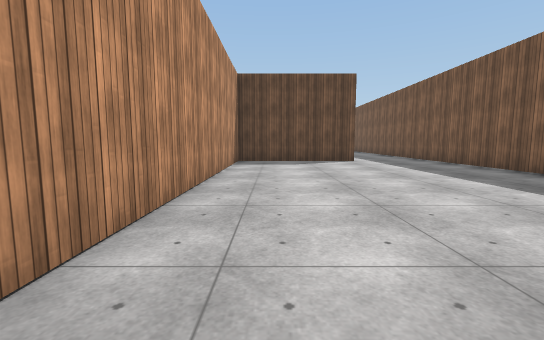
View 1 (above)

24 first-person views from a walk through a Unity game level. The camera is 1.2 m above the floor, tilts 6° down and sees 90° across. The floor is counted in squares, 2 m on a side. Each view is taken from the middle of a square. On the plan, view 1 faces up. The plan holds only what a view shows up to about 9 squares ahead; the rest is blank. The place goes on beyond the plan. Surface patterns are stand-ins for the level's own textures.

View 2
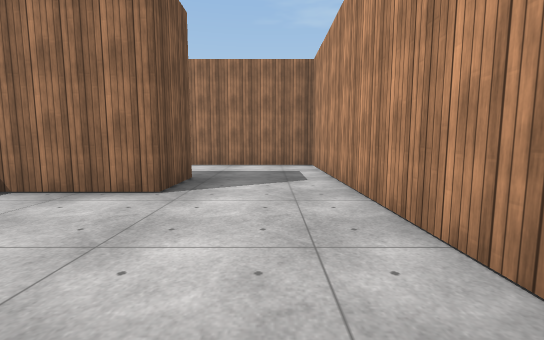

View 3
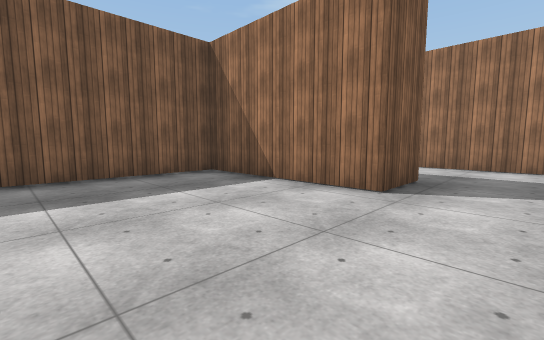

View 4
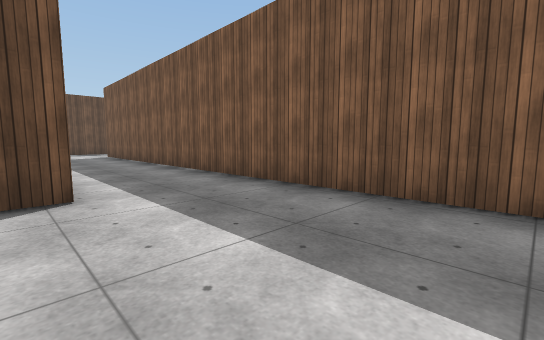

View 5
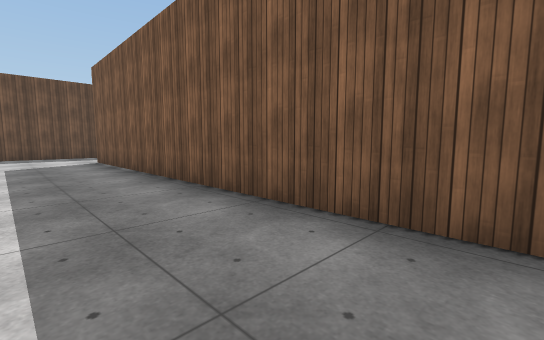

View 6
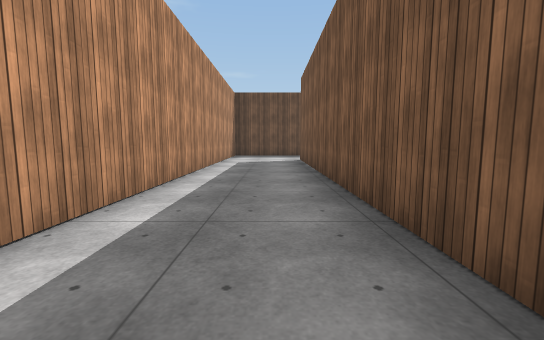

View 7
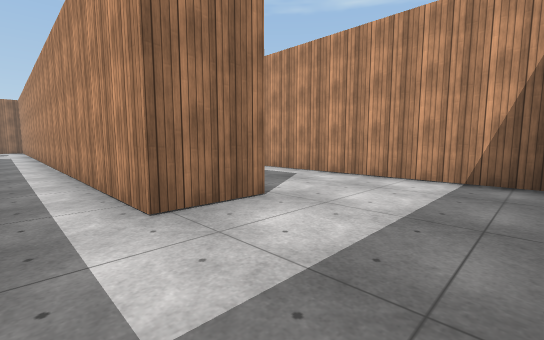

View 8
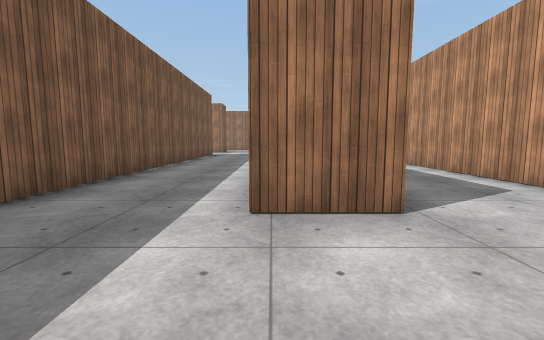

View 9
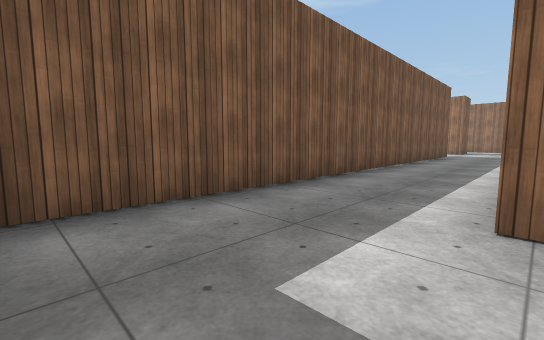

View 10
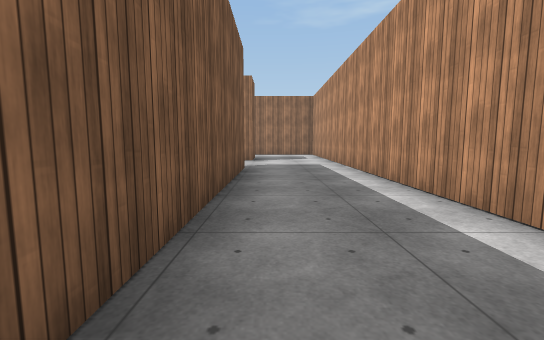

View 11
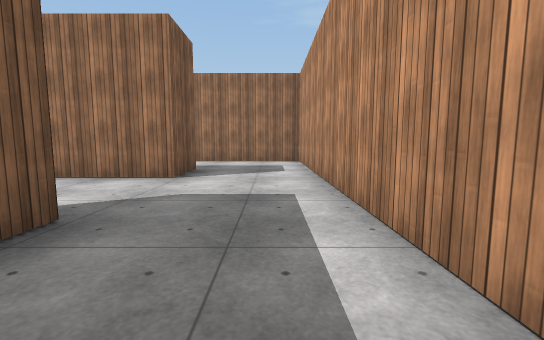

View 12
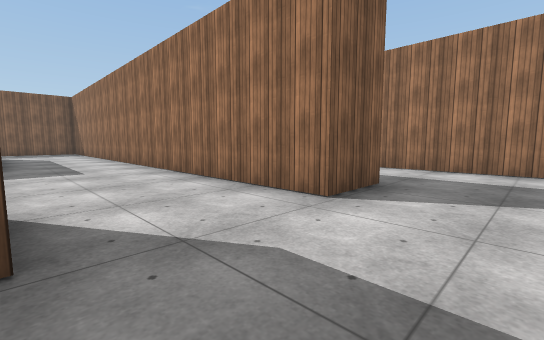

View 13
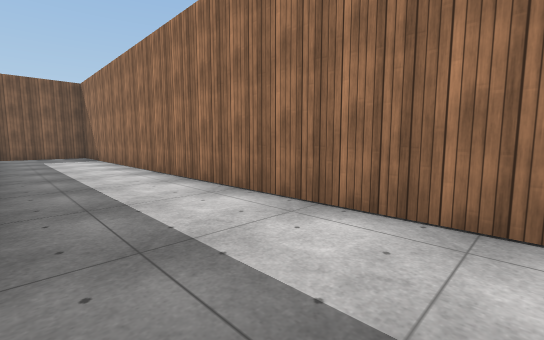

View 14
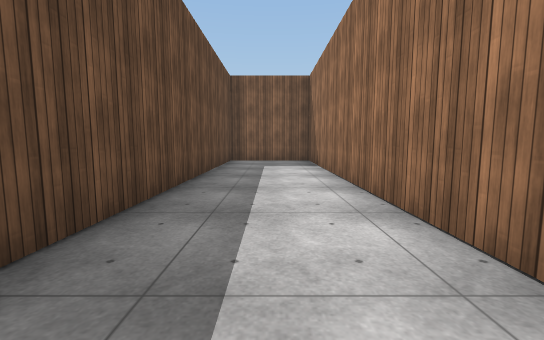

View 15
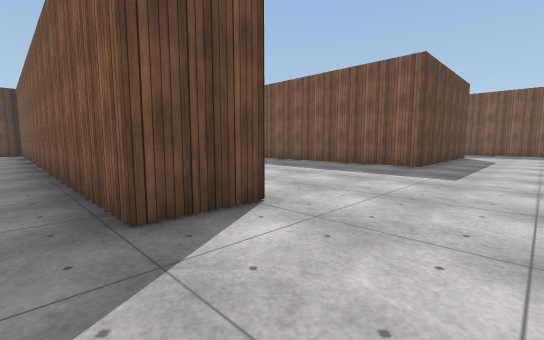

View 16
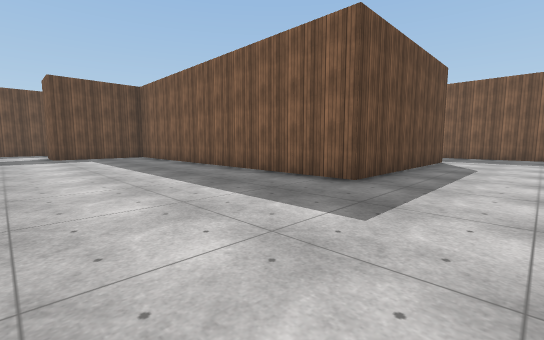

View 17
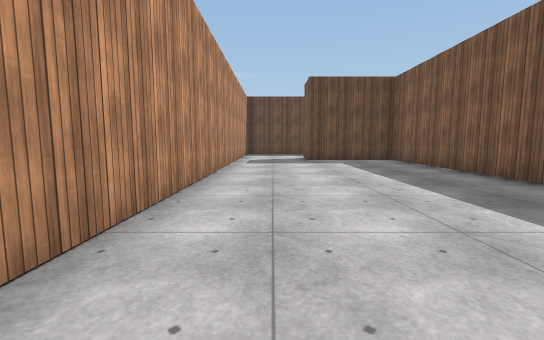

View 18
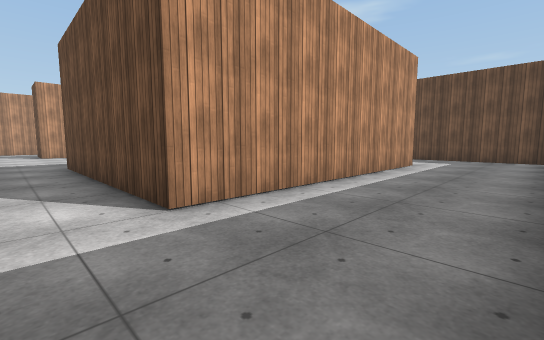

View 19
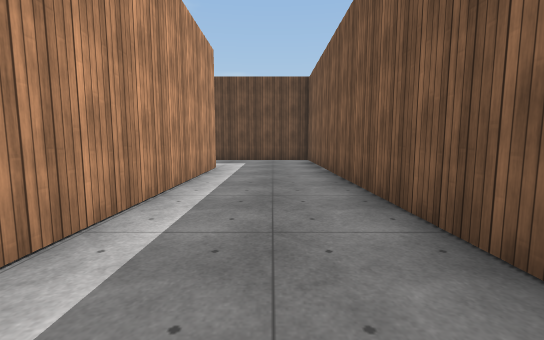

View 20
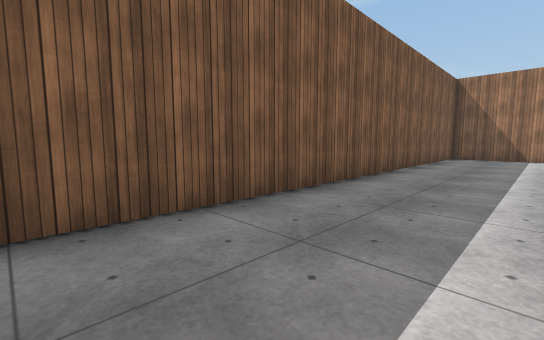

View 21
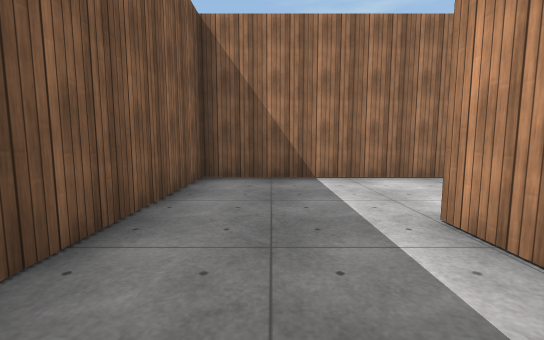

View 22
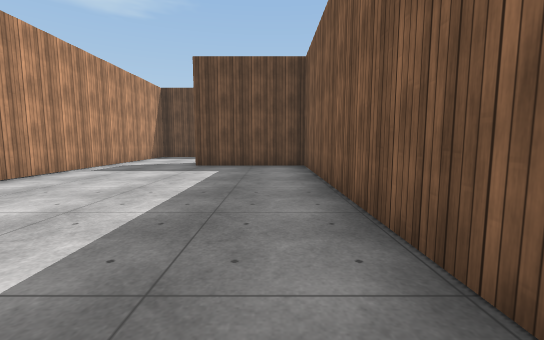

View 23
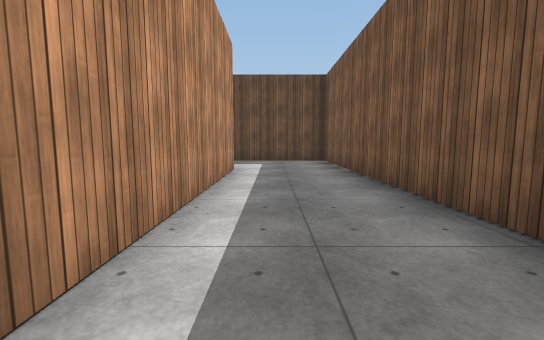

View 24
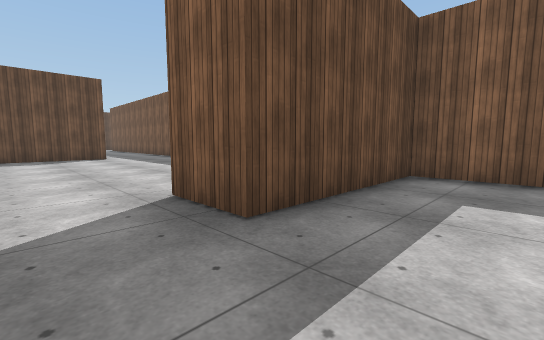

### Floor plan
Points are (right, up) in squares from view 1. A wall is a line through its corners. A room is listed if a view was taken in it or the views show most of it. See-through windows are left out.
Room 1 (views 1, 24)
walls: (2.5, -0.4) (1.3, -0.4) (1.3, 0.9); (-1, 0.4) (-1, -2.8) (2.1, -2.8)
ways out: opening at (0.5, 0) to room 2; opening at (2, -1.5) to room 5
Room 2 (views 2, 3, 4, 5, 6, 7, 8, 9, 10, 11, 12, 15, 23)
walls: (2.5, 8.2) (-1, 8.2) (-1, 0.4); (10, 7) (8.6, 7) (8.6, 19.3) (3, 19.3); (8.6, 3.2) (8.6, 4.5) (10.6, 4.5); (1.3, 0.9) (4.9, 0.9) (4.9, 16.8) (6.2, 16.8) (6.2, 3.4); (2.5, 19.1) (2.5, 9.5)
ways out: opening at (0.5, 0) to room 1; opening at (7.5, 4) to room 3; opening at (9.5, 5.5) to room 4
Room 3 (views 13, 14)
walls: (6.2, 3.4) (6.2, 0.9) (18.4, 0.9) (18.4, 3.3) (11.1, 3.3)
ways out: opening at (7.5, 4) to room 2
Room 4 (views 16, 17, 18, 19, 20, 21, 22)
walls: (10.6, 4.5) (22.1, 4.5) (22.1, 15.6) (18.9, 15.6); (19.7, 13.2) (19.7, 7) (14.8, 7) (14.8, 15.6) (12.2, 15.6) (12.2, 16.6); (9.9, 16.6) (9.9, 8)
ways out: opening at (9.5, 5.5) to room 2; opening at (11.5, 16); opening at (19, 14.5)
Room 5 (no view inside)
walls: (4.9, -2.1) (4.9, -0.4) (2.5, -0.4)
ways out: opening at (2, -1.5) to room 1

Where each view was taken, in squares from view 1:
view 1: 0 up, 0 right, facing up
view 2: 4 up, 0 right, facing down
view 3: 4 up, 0 right, facing down-right
view 4: 5 up, 2 right, facing up-right
view 5: 8 up, 3 right, facing up-right
view 6: 8 up, 4 right, facing up
view 7: 19 up, 7 right, facing down-left
view 8: 19 up, 6 right, facing down
view 9: 19 up, 6 right, facing down-right
view 10: 13 up, 8 right, facing down
view 11: 9 up, 7 right, facing down
view 12: 7 up, 7 right, facing down-right
view 13: 3 up, 7 right, facing down-right
view 14: 2 up, 10 right, facing right
view 15: 5 up, 8 right, facing up-right
view 16: 5 up, 11 right, facing up-right
view 17: 7 up, 11 right, facing up
view 18: 6 up, 22 right, facing up-left
view 19: 7 up, 21 right, facing up
view 20: 15 up, 20 right, facing down-right
view 21: 9 up, 21 right, facing down
view 22: 9 up, 14 right, facing up
view 23: 11 up, 7 right, facing up
view 24: 2 down, 0 right, facing up-right
